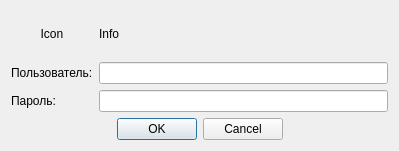
<?xml version="1.0" encoding="UTF-8"?>
<ui version="4.0">
 <class>PasswordDialog</class>
 <widget class="QDialog" name="PasswordDialog">
  <property name="geometry">
   <rect>
    <x>0</x>
    <y>0</y>
    <width>399</width>
    <height>151</height>
   </rect>
  </property>
  <property name="windowTitle">
   <string>Авторизация</string>
  </property>
  <property name="windowIcon">
   <iconset resource="ok_mnsk.qrc">
    <normaloff>:/wicon</normaloff>:/wicon</iconset>
  </property>
  <layout class="QGridLayout" name="gridLayout" columnstretch="0,0">
   <item row="0" column="0">
    <widget class="QLabel" name="m_iconLabel">
     <property name="text">
      <string>Icon</string>
     </property>
     <property name="alignment">
      <set>Qt::AlignCenter</set>
     </property>
    </widget>
   </item>
   <item row="1" column="0">
    <widget class="QLabel" name="userLabel">
     <property name="text">
      <string>Пользователь:</string>
     </property>
    </widget>
   </item>
   <item row="1" column="1">
    <widget class="QLineEdit" name="m_userNameLineEdit"/>
   </item>
   <item row="2" column="0">
    <widget class="QLabel" name="passwordLabel">
     <property name="text">
      <string>Пароль:</string>
     </property>
    </widget>
   </item>
   <item row="2" column="1">
    <widget class="QLineEdit" name="m_passwordLineEdit">
     <property name="echoMode">
      <enum>QLineEdit::Password</enum>
     </property>
    </widget>
   </item>
   <item row="3" column="0" colspan="2">
    <widget class="QDialogButtonBox" name="buttonBox">
     <property name="orientation">
      <enum>Qt::Horizontal</enum>
     </property>
     <property name="standardButtons">
      <set>QDialogButtonBox::Cancel|QDialogButtonBox::Ok</set>
     </property>
     <property name="centerButtons">
      <bool>true</bool>
     </property>
    </widget>
   </item>
   <item row="0" column="1">
    <widget class="QLabel" name="m_infoLabel">
     <property name="sizePolicy">
      <sizepolicy hsizetype="Preferred" vsizetype="Preferred">
       <horstretch>0</horstretch>
       <verstretch>0</verstretch>
      </sizepolicy>
     </property>
     <property name="text">
      <string>Info</string>
     </property>
     <property name="wordWrap">
      <bool>true</bool>
     </property>
    </widget>
   </item>
  </layout>
  <zorder>userLabel</zorder>
  <zorder>m_userNameLineEdit</zorder>
  <zorder>passwordLabel</zorder>
  <zorder>m_passwordLineEdit</zorder>
  <zorder>buttonBox</zorder>
  <zorder>m_iconLabel</zorder>
  <zorder>m_infoLabel</zorder>
 </widget>
 <resources>
  <include location="ok_mnsk.qrc"/>
 </resources>
 <connections>
  <connection>
   <sender>buttonBox</sender>
   <signal>accepted()</signal>
   <receiver>PasswordDialog</receiver>
   <slot>accept()</slot>
   <hints>
    <hint type="sourcelabel">
     <x>248</x>
     <y>254</y>
    </hint>
    <hint type="destinationlabel">
     <x>157</x>
     <y>274</y>
    </hint>
   </hints>
  </connection>
  <connection>
   <sender>buttonBox</sender>
   <signal>rejected()</signal>
   <receiver>PasswordDialog</receiver>
   <slot>reject()</slot>
   <hints>
    <hint type="sourcelabel">
     <x>316</x>
     <y>260</y>
    </hint>
    <hint type="destinationlabel">
     <x>286</x>
     <y>274</y>
    </hint>
   </hints>
  </connection>
 </connections>
</ui>
